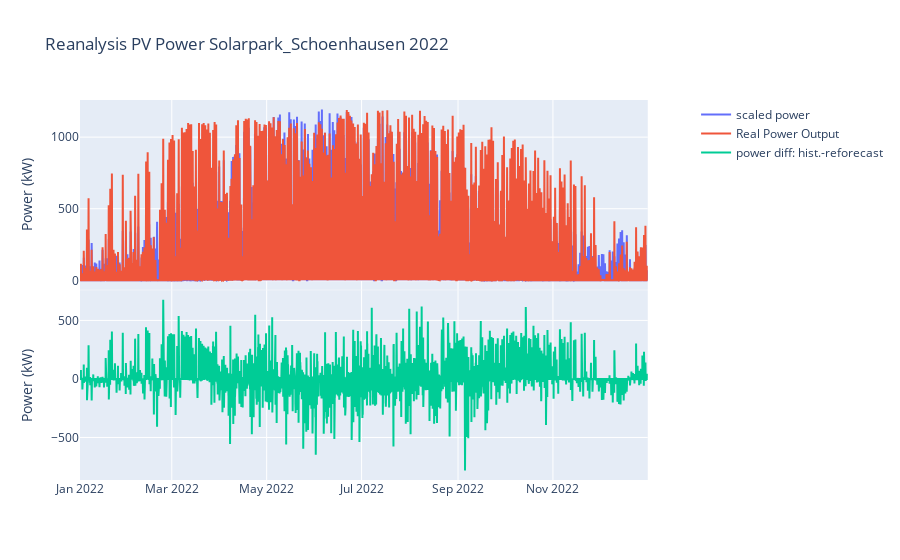

Notebook code for this chart:
### Code cell
# Create a scatter plot of wind speed at 10m and 100m and power output in a second y-axis
import plotly.graph_objects as go
from plotly import subplots
import plotly.io as pio

# use plotly.tools.make_subplots to create the figure with a subplot grid
fig = subplots.make_subplots(rows=2, cols=1, shared_xaxes=True, vertical_spacing=0.001,specs=[[{"secondary_y": True}],[{}]])

#fig = go.Figure()
# add first trace to first axis
fig.add_trace(go.Scatter(x=dates, y=scaled_array_power.values, name='scaled power'), row=1, col=1)
# add second trace to first axis
fig.add_trace(go.Scatter(x=df_power_hist_hourly.index, y=df_power_hist_hourly['real_power'], name='Real Power Output'), secondary_y=False, row=1, col=1)
# set first axis title
fig.update_yaxes(title_text='Power (kW)', secondary_y=False)
# set second axis title
# fig.update_yaxes(title_text='Power (kW)', secondary_y=True)
# add first trace to first axis
fig.add_trace(go.Scatter(x=df_power_hist_hourly.index, y=df_power_hist_hourly['real_power']-scaled_array_power.values, name='power diff: hist.-reforecast'), row=2, col=1)

# Set the plot title and axes labels
fig.update_layout(title='Reanalysis PV Power '+location+" "+year[0])
fig.show()

plot_path = os.path.join(folder_excel_data,'Reanalysis PV Power '+location+" "+year[0]+'.html')
pio.write_html(fig, plot_path)

### Figure 1 — Plotly figure (JSON) as saved in the notebook; plotly's stock layout.template omitted (floating-point values rounded to 4 significant figures; data arrays with more than 128 entries replaced by an {"elided": "..."} marker saying what was removed)
{"data": [{"name": "scaled power", "type": "scatter", "x": {"elided": "8760 str values"}, "xaxis": "x", "y": {"elided": "8760 float values"}, "yaxis": "y"}, {"name": "Real Power Output", "type": "scatter", "x": {"elided": "8760 str values"}, "xaxis": "x", "y": {"elided": "8760 float values"}, "yaxis": "y"}, {"name": "power diff: hist.-reforecast", "type": "scatter", "x": {"elided": "8760 str values"}, "xaxis": "x2", "y": {"elided": "8760 float values"}, "yaxis": "y3"}], "layout": {"title": {"text": "Reanalysis PV Power Solarpark_Schoenhausen 2022"}, "xaxis": {"anchor": "y", "domain": [0, 0.94], "matches": "x2", "showticklabels": false}, "xaxis2": {"anchor": "y3", "domain": [0, 0.94]}, "yaxis": {"anchor": "x", "domain": [0.5005, 1], "title": {"text": "Power (kW)"}}, "yaxis2": {"anchor": "x", "overlaying": "y", "side": "right"}, "yaxis3": {"anchor": "x2", "domain": [0, 0.4995], "title": {"text": "Power (kW)"}}}}
